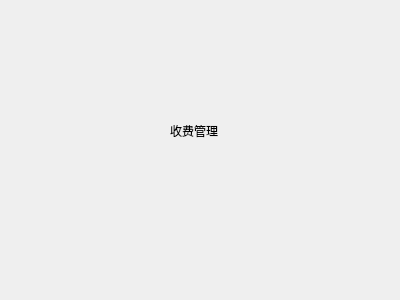
<?xml version="1.0" encoding="UTF-8"?>
<ui version="4.0">
 <class>WidgetSFGL</class>
 <widget class="QWidget" name="WidgetSFGL">
  <property name="geometry">
   <rect>
    <x>0</x>
    <y>0</y>
    <width>400</width>
    <height>300</height>
   </rect>
  </property>
  <property name="windowTitle">
   <string>WidgetSFGL</string>
  </property>
  <widget class="QLabel" name="label">
   <property name="geometry">
    <rect>
     <x>170</x>
     <y>90</y>
     <width>151</width>
     <height>81</height>
    </rect>
   </property>
   <property name="text">
    <string>收费管理</string>
   </property>
  </widget>
 </widget>
 <layoutdefault spacing="6" margin="11"/>
 <resources/>
 <connections/>
</ui>
